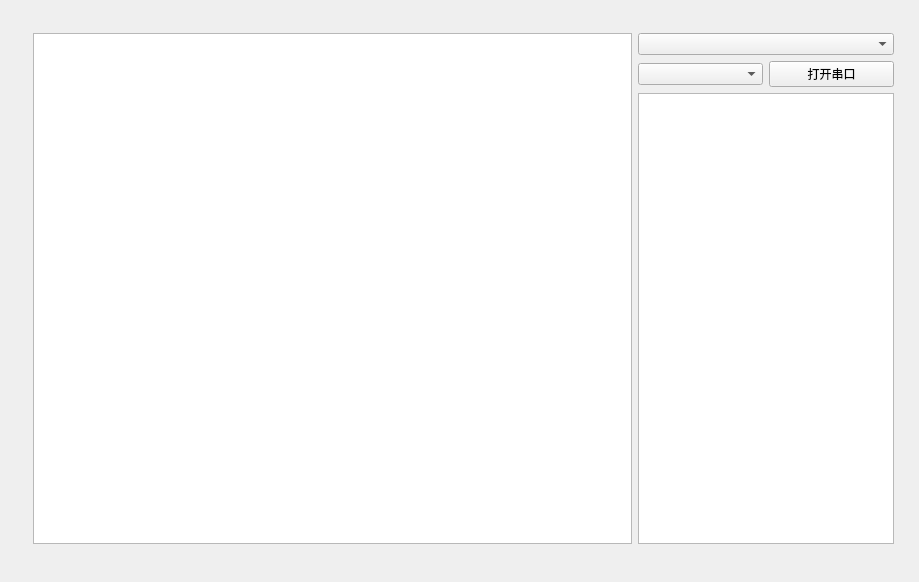
<?xml version="1.0" encoding="UTF-8"?>
<ui version="4.0">
 <class>Widget</class>
 <widget class="QWidget" name="Widget">
  <property name="geometry">
   <rect>
    <x>0</x>
    <y>0</y>
    <width>919</width>
    <height>582</height>
   </rect>
  </property>
  <property name="windowTitle">
   <string>Widget</string>
  </property>
  <widget class="QWidget" name="layoutWidget">
   <property name="geometry">
    <rect>
     <x>33</x>
     <y>33</y>
     <width>861</width>
     <height>511</height>
    </rect>
   </property>
   <layout class="QHBoxLayout" name="horizontalLayout_all">
    <item>
     <widget class="QTextEdit" name="textEdit"/>
    </item>
    <item>
     <layout class="QVBoxLayout" name="verticalLayout">
      <item>
       <widget class="QComboBox" name="comboBox_protocol"/>
      </item>
      <item>
       <layout class="QHBoxLayout" name="horizontalLayout">
        <item>
         <widget class="QComboBox" name="comboBox_comPort">
          <property name="maximumSize">
           <size>
            <width>16777215</width>
            <height>16777215</height>
           </size>
          </property>
         </widget>
        </item>
        <item>
         <widget class="QPushButton" name="pushButton_open">
          <property name="sizePolicy">
           <sizepolicy hsizetype="Preferred" vsizetype="Fixed">
            <horstretch>0</horstretch>
            <verstretch>0</verstretch>
           </sizepolicy>
          </property>
          <property name="maximumSize">
           <size>
            <width>16777215</width>
            <height>16777215</height>
           </size>
          </property>
          <property name="text">
           <string>打开串口</string>
          </property>
         </widget>
        </item>
       </layout>
      </item>
      <item>
       <widget class="QTableWidget" name="tableWidget_cmd">
        <property name="sizePolicy">
         <sizepolicy hsizetype="Preferred" vsizetype="Expanding">
          <horstretch>0</horstretch>
          <verstretch>0</verstretch>
         </sizepolicy>
        </property>
        <property name="maximumSize">
         <size>
          <width>16777215</width>
          <height>16777215</height>
         </size>
        </property>
       </widget>
      </item>
     </layout>
    </item>
   </layout>
  </widget>
 </widget>
 <resources/>
 <connections/>
</ui>
